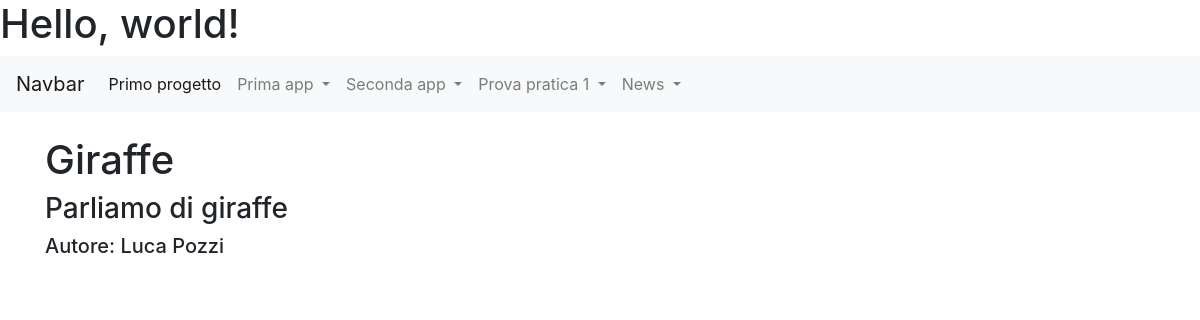
Page /news/articoli/2 on the committed database.
### news/models.py (models this page shows, shortened)
class Articolo(models.Model):
  titolo=models.CharField(max_length=100)
  contenuto=models.TextField()
  giornalista=models.ForeignKey(Giornalista, on_delete=models.CASCADE, related_name="articoli")
  class Meta:
    verbose_name="Articolo"
    verbose_name_plural="Articoli"

class Giornalista(models.Model):
  nome=models.CharField(max_length=20)
  cognome=models.CharField(max_length=20)
  def __str__(self):
    return self.nome+" "+self.cognome
  class Meta:
    verbose_name="Giornalista"
    verbose_name_plural="Giornalisti"

### news/views.py (the view)
# urls.py: path('articoli/<int:pk>',ArticoloDetailViewCB.as_view(),name="articolo_detail"),
class ArticoloDetailViewCB(DetailView):
    model=Articolo
    template_name="articolo_detail.html"

### news/templates/articolo_detail.html (shortened to what this page needs)
{% extends 'base.html' %}
{% block content %}
<h1>{{articolo.titolo}}</h1>
<h3>{{articolo.contenuto}}</h3>
<h5>Autore: {{articolo.giornalista}}</h5>
{% endblock content %}

### rows in the picture
Articolo: titolo "Giraffe", contenuto "Parliamo di giraffe", giornalista "Luca Pozzi"
